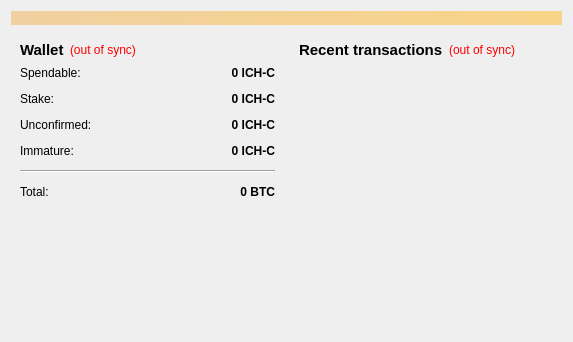
<?xml version="1.0" encoding="UTF-8"?>
<ui version="4.0">
 <class>OverviewPage</class>
 <widget class="QWidget" name="OverviewPage">
  <property name="geometry">
   <rect>
    <x>0</x>
    <y>0</y>
    <width>573</width>
    <height>342</height>
   </rect>
  </property>
  <property name="windowTitle">
   <string>Form</string>
  </property>
  <layout class="QVBoxLayout" name="topLayout">
   <item>
    <widget class="QLabel" name="labelAlerts">
     <property name="visible">
      <bool>false</bool>
     </property>
     <property name="styleSheet">
      <string notr="true">background-color: qlineargradient(x1: 0, y1: 0, x2: 1, y2: 0, stop:0 #F0D0A0, stop:1 #F8D488);  color:#000000
</string>
     </property>
     <property name="wordWrap">
      <bool>true</bool>
     </property>
     <property name="margin">
      <number>3</number>
     </property>
    </widget>
   </item>
   <item>
    <layout class="QHBoxLayout" name="horizontalLayout" stretch="1,1">
     <item>
      <layout class="QVBoxLayout" name="verticalLayout_2">
       <item>
        <widget class="QWidget" name="widget" native="true">
         <layout class="QVBoxLayout" name="verticalLayout_4">
          <item>
           <layout class="QHBoxLayout" name="horizontalLayout_4">
            <item>
             <widget class="QLabel" name="label_5">
              <property name="font">
               <font>
                <pointsize>11</pointsize>
                <weight>75</weight>
                <bold>true</bold>
               </font>
              </property>
              <property name="text">
               <string>Wallet</string>
              </property>
             </widget>
            </item>
            <item>
             <widget class="QLabel" name="labelWalletStatus">
              <property name="toolTip">
               <string>The displayed information may be out of date. Your wallet automatically synchronizes with the ICH-C network after a connection is established, but this process has not completed yet.</string>
              </property>
              <property name="styleSheet">
               <string notr="true">QLabel { color: red; }</string>
              </property>
              <property name="text">
               <string notr="true">(out of sync)</string>
              </property>
              <property name="alignment">
               <set>Qt::AlignLeading|Qt::AlignLeft|Qt::AlignVCenter</set>
              </property>
             </widget>
            </item>
            <item>
             <spacer name="horizontalSpacer_2">
              <property name="orientation">
               <enum>Qt::Horizontal</enum>
              </property>
              <property name="sizeHint" stdset="0">
               <size>
                <width>40</width>
                <height>20</height>
               </size>
              </property>
             </spacer>
            </item>
           </layout>
          </item>
          <item>
           <layout class="QFormLayout" name="formLayout_2">
            <property name="fieldGrowthPolicy">
             <enum>QFormLayout::AllNonFixedFieldsGrow</enum>
            </property>
            <property name="horizontalSpacing">
             <number>12</number>
            </property>
            <property name="verticalSpacing">
             <number>12</number>
            </property>
            <item row="0" column="0">
             <widget class="QLabel" name="label">
              <property name="text">
               <string>Spendable:</string>
              </property>
             </widget>
            </item>
            <item row="0" column="1">
             <widget class="QLabel" name="labelBalance">
              <property name="font">
               <font>
                <weight>75</weight>
                <bold>true</bold>
               </font>
              </property>
              <property name="cursor">
               <cursorShape>IBeamCursor</cursorShape>
              </property>
              <property name="toolTip">
               <string>Your current spendable balance</string>
              </property>
              <property name="text">
               <string notr="true">0 ICH-C</string>
              </property>
              <property name="alignment">
               <set>Qt::AlignRight|Qt::AlignTrailing|Qt::AlignVCenter</set>
              </property>
              <property name="textInteractionFlags">
               <set>Qt::LinksAccessibleByMouse|Qt::TextSelectableByKeyboard|Qt::TextSelectableByMouse</set>
              </property>
             </widget>
            </item>
            <item row="1" column="0">
             <widget class="QLabel" name="label_6">
              <property name="text">
               <string>Stake:</string>
              </property>
             </widget>
            </item>
            <item row="1" column="1">
             <widget class="QLabel" name="labelStake">
              <property name="font">
               <font>
                <weight>75</weight>
                <bold>true</bold>
               </font>
              </property>
              <property name="cursor">
               <cursorShape>IBeamCursor</cursorShape>
              </property>
              <property name="toolTip">
               <string>Total of coins that was staked, and do not yet count toward the current balance</string>
              </property>
              <property name="text">
               <string notr="true">0 ICH-C</string>
              </property>
              <property name="alignment">
               <set>Qt::AlignRight|Qt::AlignTrailing|Qt::AlignVCenter</set>
              </property>
              <property name="textInteractionFlags">
               <set>Qt::LinksAccessibleByMouse|Qt::TextSelectableByKeyboard|Qt::TextSelectableByMouse</set>
              </property>
             </widget>
            </item>
            <item row="2" column="0">
             <widget class="QLabel" name="label_3">
              <property name="text">
               <string>Unconfirmed:</string>
              </property>
             </widget>
            </item>
            <item row="2" column="1">
             <widget class="QLabel" name="labelUnconfirmed">
              <property name="font">
               <font>
                <weight>75</weight>
                <bold>true</bold>
               </font>
              </property>
              <property name="cursor">
               <cursorShape>IBeamCursor</cursorShape>
              </property>
              <property name="toolTip">
               <string>Total of transactions that have yet to be confirmed, and do not yet count toward the current balance</string>
              </property>
              <property name="text">
               <string notr="true">0 ICH-C</string>
              </property>
              <property name="alignment">
               <set>Qt::AlignRight|Qt::AlignTrailing|Qt::AlignVCenter</set>
              </property>
              <property name="textInteractionFlags">
               <set>Qt::LinksAccessibleByMouse|Qt::TextSelectableByKeyboard|Qt::TextSelectableByMouse</set>
              </property>
             </widget>
            </item>
            <item row="3" column="0">
             <widget class="QLabel" name="labelImmatureText">
              <property name="text">
               <string>Immature:</string>
              </property>
             </widget>
            </item>
            <item row="3" column="1">
             <widget class="QLabel" name="labelImmature">
              <property name="font">
               <font>
                <weight>75</weight>
                <bold>true</bold>
               </font>
              </property>
              <property name="toolTip">
               <string>Mined balance that has not yet matured</string>
              </property>
              <property name="text">
               <string notr="true">0 ICH-C</string>
              </property>
              <property name="alignment">
               <set>Qt::AlignRight|Qt::AlignTrailing|Qt::AlignVCenter</set>
              </property>
              <property name="textInteractionFlags">
               <set>Qt::LinksAccessibleByMouse|Qt::TextSelectableByKeyboard|Qt::TextSelectableByMouse</set>
              </property>
             </widget>
            </item>
            <item row="4" column="0" colspan="2">
             <widget class="Line" name="line">
              <property name="orientation">
               <enum>Qt::Horizontal</enum>
              </property>
             </widget>
            </item>
            <item row="5" column="0">
             <widget class="QLabel" name="labelTotalText">
              <property name="text">
               <string>Total:</string>
              </property>
             </widget>
            </item>
            <item row="5" column="1">
             <widget class="QLabel" name="labelTotal">
              <property name="font">
               <font>
                <weight>75</weight>
                <bold>true</bold>
               </font>
              </property>
              <property name="cursor">
               <cursorShape>IBeamCursor</cursorShape>
              </property>
              <property name="toolTip">
               <string>Your current total balance</string>
              </property>
              <property name="text">
               <string notr="true">0 BTC</string>
              </property>
              <property name="alignment">
               <set>Qt::AlignRight|Qt::AlignTrailing|Qt::AlignVCenter</set>
              </property>
              <property name="textInteractionFlags">
               <set>Qt::LinksAccessibleByMouse|Qt::TextSelectableByKeyboard|Qt::TextSelectableByMouse</set>
              </property>
             </widget>
            </item>
           </layout>
          </item>
         </layout>
        </widget>
       </item>
       <item>
        <spacer name="verticalSpacer">
         <property name="orientation">
          <enum>Qt::Vertical</enum>
         </property>
         <property name="sizeHint" stdset="0">
          <size>
           <width>20</width>
           <height>40</height>
          </size>
         </property>
        </spacer>
       </item>
      </layout>
     </item>
     <item>
      <layout class="QVBoxLayout" name="verticalLayout_3">
       <item>
        <widget class="QWidget" name="widget_2" native="true">
         <layout class="QVBoxLayout" name="verticalLayout">
          <item>
           <layout class="QHBoxLayout" name="horizontalLayout_2">
            <item>
             <widget class="QLabel" name="label_4">
              <property name="font">
               <font>
                <pointsize>11</pointsize>
                <weight>75</weight>
                <bold>true</bold>
               </font>
              </property>
              <property name="text">
               <string>&lt;b&gt;Recent transactions&lt;/b&gt;</string>
              </property>
             </widget>
            </item>
            <item>
             <widget class="QLabel" name="labelTransactionsStatus">
              <property name="toolTip">
               <string>The displayed information may be out of date. Your wallet automatically synchronizes with the ICH-C network after a connection is established, but this process has not completed yet.</string>
              </property>
              <property name="styleSheet">
               <string notr="true">QLabel { color: red; }</string>
              </property>
              <property name="text">
               <string notr="true">(out of sync)</string>
              </property>
              <property name="alignment">
               <set>Qt::AlignRight|Qt::AlignTrailing|Qt::AlignVCenter</set>
              </property>
             </widget>
            </item>
            <item>
             <spacer name="horizontalSpacer">
              <property name="orientation">
               <enum>Qt::Horizontal</enum>
              </property>
              <property name="sizeHint" stdset="0">
               <size>
                <width>40</width>
                <height>20</height>
               </size>
              </property>
             </spacer>
            </item>
           </layout>
          </item>
          <item>
           <widget class="QListView" name="listTransactions">
            <property name="styleSheet">
             <string notr="true">QListView { background: transparent; }</string>
            </property>
            <property name="frameShape">
             <enum>QFrame::NoFrame</enum>
            </property>
            <property name="verticalScrollBarPolicy">
             <enum>Qt::ScrollBarAlwaysOff</enum>
            </property>
            <property name="horizontalScrollBarPolicy">
             <enum>Qt::ScrollBarAlwaysOff</enum>
            </property>
            <property name="selectionMode">
             <enum>QAbstractItemView::NoSelection</enum>
            </property>
           </widget>
          </item>
         </layout>
        </widget>
       </item>
      </layout>
     </item>
    </layout>
   </item>
  </layout>
 </widget>
 <resources/>
 <connections/>
</ui>
